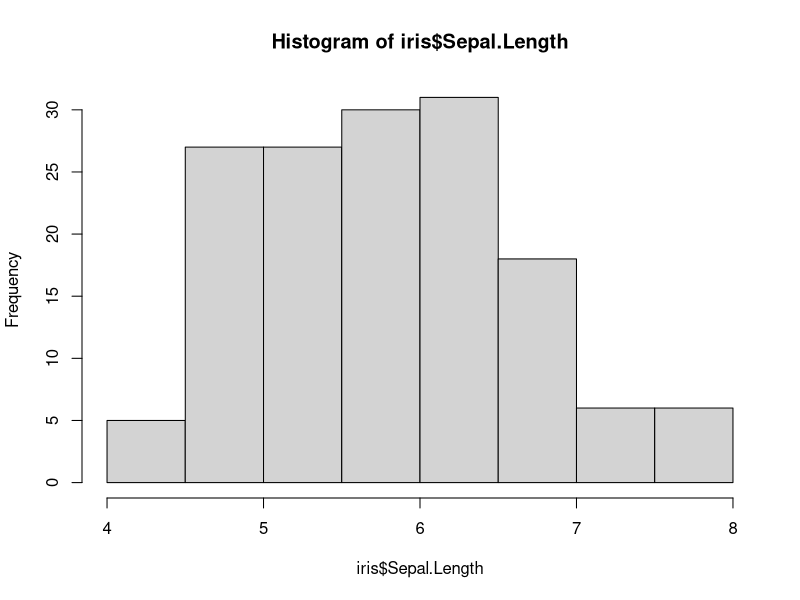
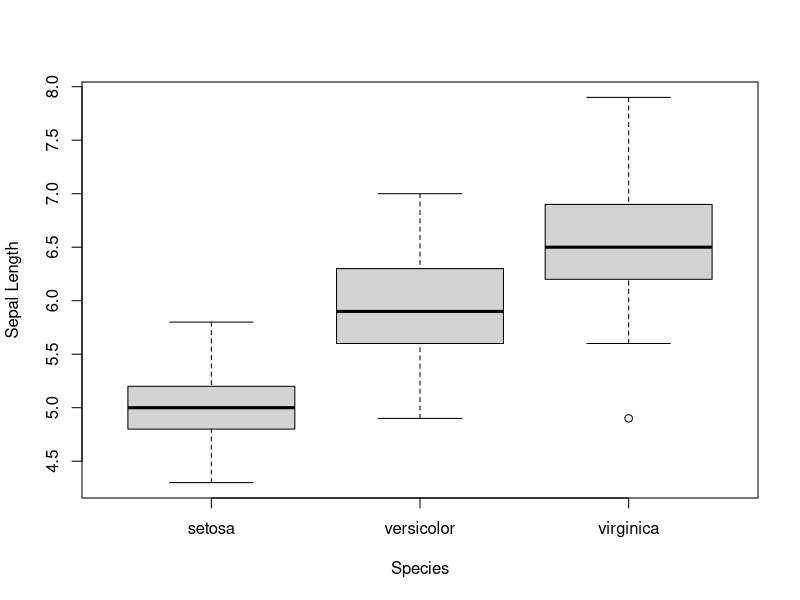
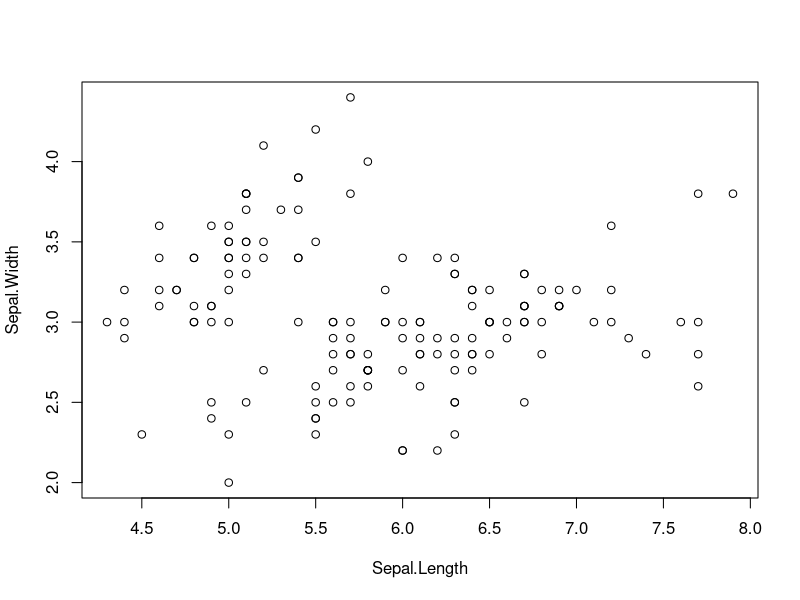
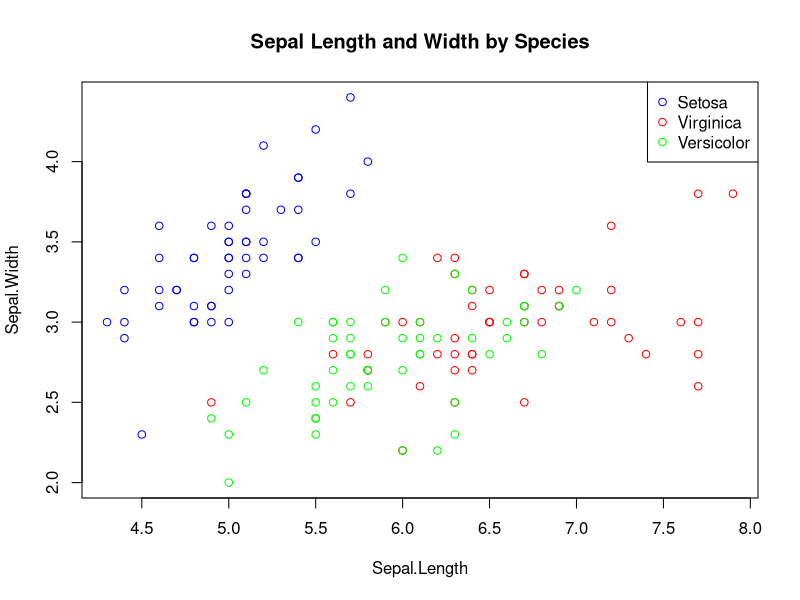

The R source for these figures, in order:
## ---- chunk 1
print('Hello, World!')
## ---- chunk 2
data()
## ---- chunk 3
iris
## ---- chunk 4
summary(iris)
## ---- chunk 5
iris[1,]
## ---- chunk 6
iris$Petal.Length
## ---- chunk 7
iris[,3]
## ---- chunk 8
iris[130:150, 1:3]
## ---- chunk 9
iris[iris$Species=="setosa", ]
## ---- chunk 10
iris[iris$Species=="setosa", c("Sepal.Length", "Sepal.Width")]
## ---- chunk 11
colnames(iris)
## ---- chunk 12
column_of_interest = "Sepal.Length"
col_mean = mean(iris[,column_of_interest])
cat("The mean of the columm", column_of_interest, "is: ", col_mean)
## ---- chunk 13
hist(iris$Sepal.Length)
## ---- chunk 14
boxplot(Sepal.Length ~ Species, iris, xlab = "Species", ylab = "Sepal Length")
## ---- chunk 15
with(iris, plot(Sepal.Length, Sepal.Width))
## ---- chunk 16
with(iris, plot(Sepal.Length, Sepal.Width, main = "Sepal Length and Width by Species", type = "n"))
with(subset(iris, Species == "setosa"), points(Sepal.Length, Sepal.Width, col = "blue"))
with(subset(iris, Species == "virginica"), points(Sepal.Length, Sepal.Width, col = "red"))
with(subset(iris, Species == "versicolor"), points(Sepal.Length, Sepal.Width, col = "green"))
legend("topright", pch = 1, col = c("blue", "red", "green"), legend = c("Setosa", "Virginica", "Versicolor"))
